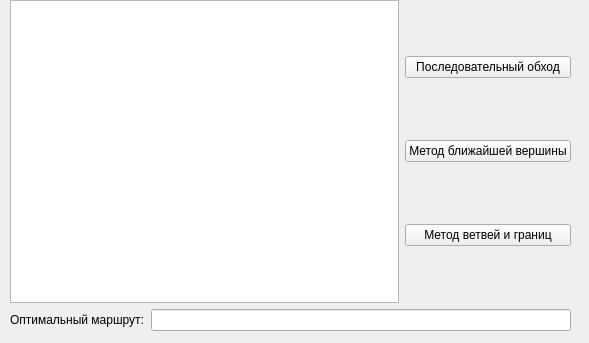
<?xml version="1.0" encoding="UTF-8"?>
<ui version="4.0">
 <class>MainWindow</class>
 <widget class="QMainWindow" name="MainWindow">
  <property name="geometry">
   <rect>
    <x>0</x>
    <y>0</y>
    <width>589</width>
    <height>343</height>
   </rect>
  </property>
  <property name="sizePolicy">
   <sizepolicy hsizetype="Fixed" vsizetype="Fixed">
    <horstretch>0</horstretch>
    <verstretch>0</verstretch>
   </sizepolicy>
  </property>
  <property name="windowTitle">
   <string>Kursovaya Koval</string>
  </property>
  <widget class="QWidget" name="centralwidget">
   <property name="sizePolicy">
    <sizepolicy hsizetype="Preferred" vsizetype="Preferred">
     <horstretch>0</horstretch>
     <verstretch>0</verstretch>
    </sizepolicy>
   </property>
   <widget class="QWidget" name="layoutWidget">
    <property name="geometry">
     <rect>
      <x>0</x>
      <y>0</y>
      <width>581</width>
      <height>331</height>
     </rect>
    </property>
    <layout class="QVBoxLayout" name="verticalLayout_2">
     <property name="leftMargin">
      <number>10</number>
     </property>
     <property name="rightMargin">
      <number>10</number>
     </property>
     <item>
      <layout class="QHBoxLayout" name="horizontalLayout_2">
       <property name="leftMargin">
        <number>0</number>
       </property>
       <property name="rightMargin">
        <number>0</number>
       </property>
       <item>
        <widget class="QTableView" name="distanceBetweenNodes">
         <property name="enabled">
          <bool>true</bool>
         </property>
         <property name="sizePolicy">
          <sizepolicy hsizetype="Expanding" vsizetype="Expanding">
           <horstretch>0</horstretch>
           <verstretch>0</verstretch>
          </sizepolicy>
         </property>
         <property name="focusPolicy">
          <enum>Qt::NoFocus</enum>
         </property>
         <property name="verticalScrollBarPolicy">
          <enum>Qt::ScrollBarAsNeeded</enum>
         </property>
         <property name="horizontalScrollBarPolicy">
          <enum>Qt::ScrollBarAsNeeded</enum>
         </property>
         <property name="autoScroll">
          <bool>false</bool>
         </property>
         <attribute name="horizontalHeaderCascadingSectionResizes">
          <bool>false</bool>
         </attribute>
         <attribute name="horizontalHeaderStretchLastSection">
          <bool>false</bool>
         </attribute>
         <attribute name="verticalHeaderCascadingSectionResizes">
          <bool>false</bool>
         </attribute>
        </widget>
       </item>
       <item>
        <layout class="QVBoxLayout" name="verticalLayout">
         <item>
          <widget class="QPushButton" name="sequentialWalkBt">
           <property name="sizePolicy">
            <sizepolicy hsizetype="Preferred" vsizetype="Fixed">
             <horstretch>0</horstretch>
             <verstretch>0</verstretch>
            </sizepolicy>
           </property>
           <property name="text">
            <string>Последовательный обход</string>
           </property>
          </widget>
         </item>
         <item>
          <widget class="QPushButton" name="nearestPeakBt">
           <property name="sizePolicy">
            <sizepolicy hsizetype="Preferred" vsizetype="Fixed">
             <horstretch>0</horstretch>
             <verstretch>0</verstretch>
            </sizepolicy>
           </property>
           <property name="text">
            <string>Метод ближайшей вершины</string>
           </property>
          </widget>
         </item>
         <item>
          <widget class="QPushButton" name="backtrackingBt">
           <property name="sizePolicy">
            <sizepolicy hsizetype="Preferred" vsizetype="Fixed">
             <horstretch>0</horstretch>
             <verstretch>0</verstretch>
            </sizepolicy>
           </property>
           <property name="text">
            <string>Метод ветвей и границ</string>
           </property>
          </widget>
         </item>
        </layout>
       </item>
      </layout>
     </item>
     <item>
      <layout class="QHBoxLayout" name="horizontalLayout">
       <property name="leftMargin">
        <number>0</number>
       </property>
       <property name="rightMargin">
        <number>0</number>
       </property>
       <item>
        <widget class="QLabel" name="lblOptimalRoute">
         <property name="text">
          <string>Оптимальный маршрут:</string>
         </property>
        </widget>
       </item>
       <item>
        <widget class="QLineEdit" name="routeAndDistance">
         <property name="sizePolicy">
          <sizepolicy hsizetype="Expanding" vsizetype="Preferred">
           <horstretch>0</horstretch>
           <verstretch>0</verstretch>
          </sizepolicy>
         </property>
         <property name="readOnly">
          <bool>true</bool>
         </property>
        </widget>
       </item>
      </layout>
     </item>
    </layout>
   </widget>
  </widget>
 </widget>
 <resources/>
 <connections/>
</ui>
